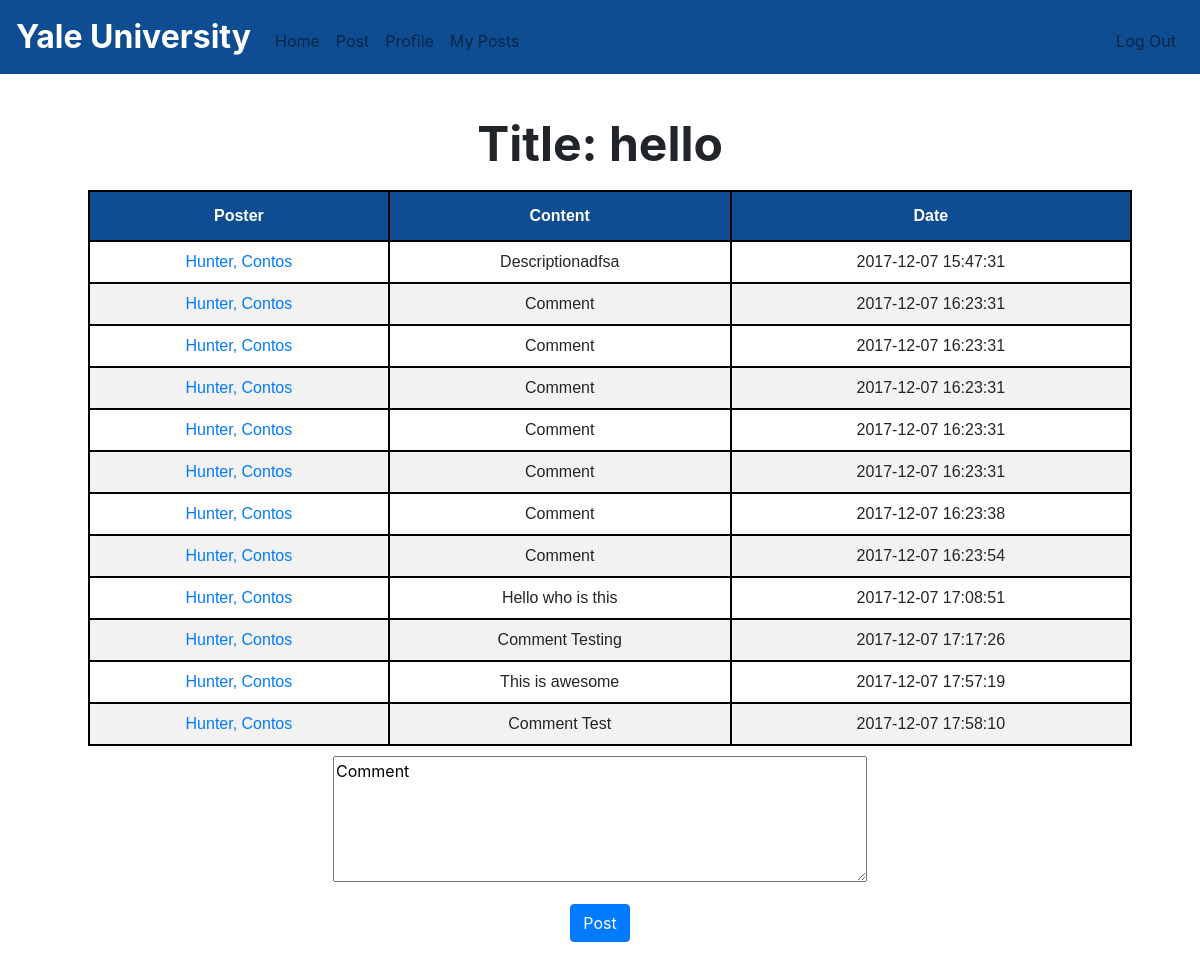
The page /forums/cognitivescience/1 (signed in) on the database its author committed.
### tables this page shows
CREATE TABLE 'users' ('id' INTEGER PRIMARY KEY AUTOINCREMENT NOT NULL,'firstname' TEXT,'lastname' TEXT, 'email' TEXT, 'hash' TEXT, 'birthday' TEXT, 'university' TEXT, 'graduation' INTEGER, 'cash' INTEGER DEFAULT 10000 , 'accesskey' INTEGER, 'major' TEXT, 'image' TEXT DEFAULT '1.png');

CREATE TABLE 'forums' ('threadid' INTEGER PRIMARY KEY AUTOINCREMENT NOT NULL, 'thread' TEXT NOT NULL, 'category' TEXT, 'id' INTEGER, 'name' TEXT, 'title' TEXT, 'description' TEXT, 'time' DATETIME DEFAULT CURRENT_TIMESTAMP);

CREATE TABLE 'threads' ('threadid' INTEGER, 'id' INTEGER, 'comment' TEXT, 'time'  DATETIME DEFAULT CURRENT_TIMESTAMP  );

### application.py (the view, shortened to what this page needs)
@app.route('/forums/<forum>/<article>', methods=['GET', "POST"])
@login_required
def thread(forum, article):
    if request.method == "GET":
        threads = db.execute("SELECT users.firstname, users.lastname, users.id, forums.description, forums.title, forums.time \
        FROM users INNER JOIN forums ON users.id = forums.id WHERE threadid = :threadid", threadid=article),
        comments = db.execute("SELECT users.firstname, users.lastname, users.id, threads.comment, threads.time, threads.id \
        FROM users INNER JOIN threads ON users.id = threads.id WHERE threadid = :threadid", threadid=article),
        return render_template("threads.html", threads=threads[0], comments=comments[0])

### helpers.py (called while the page is built)
def login_required(f):
    @wraps(f)
    def decorated_function(*args, **kwargs):
        if session.get("user_id") is None:
            return redirect("/login")
        return f(*args, **kwargs)
    return decorated_function

### templates/threads.html (shortened to what this page needs)
{% extends "layout.html" %}
{% block main %}
    {% for thread in threads %}
    <font size="+4"><b>Title: {{ thread.title }}</b></font>
    {% endfor %}</b>
    <table class="threads">
        <thead>
            <tr>
                <th>Poster</th>
                <th>Content</th>
                <th>Date</th>
            </tr>
        </thead>
        <tbody>
            {% for thread in threads %}
                <tr>
                    <td><a href="/profile/{{ thread.id }}">{{ thread.firstname }}, {{ thread.lastname }}</a></td>
                    <td>{{ thread.description }}</td>
                    <td>{{ thread.time }}</td>
                </tr>
            {% endfor %}
            {% for comment in comments %}
                <tr>
                    <td><a href="/profile/{{ comment.id }}">{{ comment.firstname }}, {{comment.lastname }}</a></td>
                    <td>{{ comment.comment }}</td>
                    <td>{{ comment.time }}</td>
                </tr>
            {% endfor %}
        </tbody>
    </table>
    <form name="post" method="post">
        <div class="form-group">
                <textarea rows = "5" cols = "50" name = "comment">Comment</textarea>
        </div>
        <button class="btn btn-primary" type="submit">Post</button>
    </form>
{% endblock %}

### static/styles.css (style rules this page uses)
table td, th { border: 2px solid #000000; padding: 8px; }
table th { padding-top: 12px; padding-bottom: 12px; text-align: center; background-color: #0F4D92; color: white; }
.threads { font-family: "Trebuchet MS", Arial, Helvetica, sans-serif; border-collapse: collapse; width: 100%; float: left; margin: 10px; }
body { background-image: url("http://ixfocus.com/projects/ZocialWifi/images/background-website-light-blue-wallpapers-background-2.jpg"); background-repeat: no-repeat; background-attachment: fixed; }

### templates/threads.html (style rules this page uses)
tr:nth-child(even) { background-color: #f2f2f2; }
tr:nth-child(odd) { background-color: #ffffff; }

### rows shown on the page
users: title "hello", firstname "Hunter", lastname "Contos", description "Descriptionadfsa", time "2017-12-07 15:47:31", comment "Comment", time "2017-12-07 16:23:31", time "2017-12-07 16:23:38", time "2017-12-07 16:23:54", comment "Hello who is this", time "2017-12-07 17:08:51", comment "Comment Testing", time "2017-12-07 17:17:26", comment "This is awesome", time "2017-12-07 17:57:19", comment "Comment Test", time "2017-12-07 17:58:10"
